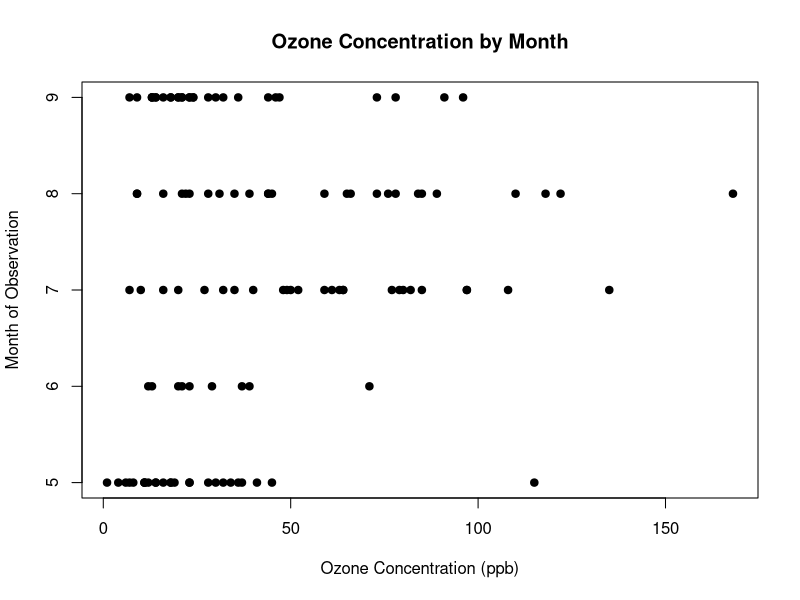

This figure's R source:
# Load the dataset
data(airquality)

# Create the scatter plot
plot(airquality$Ozone, airquality$Month, 
     main = "Ozone Concentration by Month", 
     xlab = "Ozone Concentration (ppb)", 
     ylab = "Month of Observation", 
     pch = 19)
